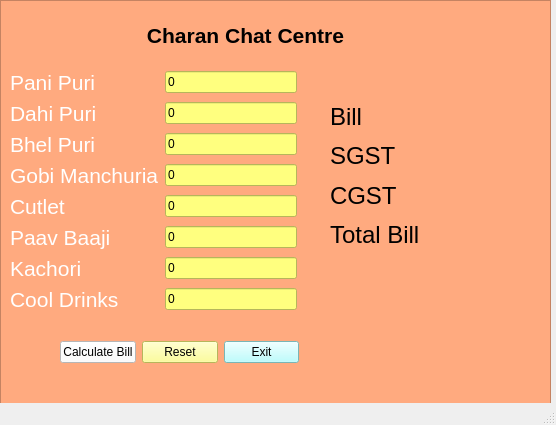
<?xml version="1.0" encoding="UTF-8"?>
<ui version="4.0">
 <class>MainWindow</class>
 <widget class="QMainWindow" name="MainWindow">
  <property name="geometry">
   <rect>
    <x>0</x>
    <y>0</y>
    <width>556</width>
    <height>425</height>
   </rect>
  </property>
  <property name="windowTitle">
   <string>MainWindow</string>
  </property>
  <widget class="QWidget" name="centralwidget">
   <widget class="QFrame" name="frame">
    <property name="geometry">
     <rect>
      <x>0</x>
      <y>0</y>
      <width>551</width>
      <height>431</height>
     </rect>
    </property>
    <property name="styleSheet">
     <string notr="true">background-color: rgb(255, 170, 127);</string>
    </property>
    <property name="frameShape">
     <enum>QFrame::StyledPanel</enum>
    </property>
    <property name="frameShadow">
     <enum>QFrame::Raised</enum>
    </property>
    <widget class="QLabel" name="label">
     <property name="geometry">
      <rect>
       <x>90</x>
       <y>10</y>
       <width>311</width>
       <height>51</height>
      </rect>
     </property>
     <property name="font">
      <font>
       <pointsize>16</pointsize>
       <weight>75</weight>
       <bold>true</bold>
      </font>
     </property>
     <property name="text">
      <string>Charan Chat Centre</string>
     </property>
     <property name="alignment">
      <set>Qt::AlignCenter</set>
     </property>
    </widget>
    <widget class="QWidget" name="">
     <property name="geometry">
      <rect>
       <x>10</x>
       <y>70</y>
       <width>287</width>
       <height>244</height>
      </rect>
     </property>
     <layout class="QGridLayout" name="gridLayout">
      <item row="0" column="0">
       <widget class="QLabel" name="label_2">
        <property name="font">
         <font>
          <pointsize>16</pointsize>
         </font>
        </property>
        <property name="styleSheet">
         <string notr="true">color: rgb(255, 255, 255);</string>
        </property>
        <property name="text">
         <string>Pani Puri</string>
        </property>
       </widget>
      </item>
      <item row="0" column="1">
       <widget class="QLineEdit" name="lineEdit">
        <property name="styleSheet">
         <string notr="true">background-color: rgb(255, 255, 127);</string>
        </property>
        <property name="text">
         <string>0</string>
        </property>
       </widget>
      </item>
      <item row="1" column="0">
       <widget class="QLabel" name="label_3">
        <property name="font">
         <font>
          <pointsize>16</pointsize>
         </font>
        </property>
        <property name="styleSheet">
         <string notr="true">color: rgb(255, 255, 255);</string>
        </property>
        <property name="text">
         <string>Dahi Puri</string>
        </property>
       </widget>
      </item>
      <item row="1" column="1">
       <widget class="QLineEdit" name="lineEdit_2">
        <property name="styleSheet">
         <string notr="true">background-color: rgb(255, 255, 127);</string>
        </property>
        <property name="text">
         <string>0</string>
        </property>
       </widget>
      </item>
      <item row="2" column="0">
       <widget class="QLabel" name="label_4">
        <property name="font">
         <font>
          <pointsize>16</pointsize>
         </font>
        </property>
        <property name="styleSheet">
         <string notr="true">color: rgb(255, 255, 255);</string>
        </property>
        <property name="text">
         <string>Bhel Puri</string>
        </property>
       </widget>
      </item>
      <item row="2" column="1">
       <widget class="QLineEdit" name="lineEdit_3">
        <property name="styleSheet">
         <string notr="true">background-color: rgb(255, 255, 127);</string>
        </property>
        <property name="text">
         <string>0</string>
        </property>
       </widget>
      </item>
      <item row="3" column="0">
       <widget class="QLabel" name="label_5">
        <property name="font">
         <font>
          <pointsize>16</pointsize>
         </font>
        </property>
        <property name="styleSheet">
         <string notr="true">color: rgb(255, 255, 255);</string>
        </property>
        <property name="text">
         <string>Gobi Manchuria</string>
        </property>
       </widget>
      </item>
      <item row="3" column="1">
       <widget class="QLineEdit" name="lineEdit_4">
        <property name="styleSheet">
         <string notr="true">background-color: rgb(255, 255, 127);</string>
        </property>
        <property name="text">
         <string>0</string>
        </property>
       </widget>
      </item>
      <item row="4" column="0">
       <widget class="QLabel" name="label_6">
        <property name="font">
         <font>
          <pointsize>16</pointsize>
         </font>
        </property>
        <property name="styleSheet">
         <string notr="true">color: rgb(255, 255, 255);</string>
        </property>
        <property name="text">
         <string>Cutlet</string>
        </property>
       </widget>
      </item>
      <item row="4" column="1">
       <widget class="QLineEdit" name="lineEdit_5">
        <property name="styleSheet">
         <string notr="true">background-color: rgb(255, 255, 127);</string>
        </property>
        <property name="text">
         <string>0</string>
        </property>
       </widget>
      </item>
      <item row="5" column="0">
       <widget class="QLabel" name="label_7">
        <property name="font">
         <font>
          <pointsize>16</pointsize>
         </font>
        </property>
        <property name="styleSheet">
         <string notr="true">color: rgb(255, 255, 255);</string>
        </property>
        <property name="text">
         <string>Paav Baaji</string>
        </property>
       </widget>
      </item>
      <item row="5" column="1">
       <widget class="QLineEdit" name="lineEdit_6">
        <property name="styleSheet">
         <string notr="true">background-color: rgb(255, 255, 127);</string>
        </property>
        <property name="text">
         <string>0</string>
        </property>
       </widget>
      </item>
      <item row="6" column="0">
       <widget class="QLabel" name="label_8">
        <property name="font">
         <font>
          <pointsize>16</pointsize>
         </font>
        </property>
        <property name="styleSheet">
         <string notr="true">color: rgb(255, 255, 255);</string>
        </property>
        <property name="text">
         <string>Kachori</string>
        </property>
       </widget>
      </item>
      <item row="6" column="1">
       <widget class="QLineEdit" name="lineEdit_7">
        <property name="styleSheet">
         <string notr="true">background-color: rgb(255, 255, 127);</string>
        </property>
        <property name="text">
         <string>0</string>
        </property>
       </widget>
      </item>
      <item row="7" column="0">
       <widget class="QLabel" name="label_9">
        <property name="font">
         <font>
          <pointsize>16</pointsize>
         </font>
        </property>
        <property name="styleSheet">
         <string notr="true">color: rgb(255, 255, 255);</string>
        </property>
        <property name="text">
         <string>Cool Drinks</string>
        </property>
       </widget>
      </item>
      <item row="7" column="1">
       <widget class="QLineEdit" name="lineEdit_8">
        <property name="styleSheet">
         <string notr="true">background-color: rgb(255, 255, 127);</string>
        </property>
        <property name="text">
         <string>0</string>
        </property>
       </widget>
      </item>
     </layout>
    </widget>
    <widget class="QWidget" name="">
     <property name="geometry">
      <rect>
       <x>60</x>
       <y>340</y>
       <width>239</width>
       <height>25</height>
      </rect>
     </property>
     <layout class="QGridLayout" name="gridLayout_2">
      <item row="0" column="0">
       <widget class="QPushButton" name="pushButton">
        <property name="styleSheet">
         <string notr="true">background-color: rgb(255, 255, 255);</string>
        </property>
        <property name="text">
         <string>Calculate Bill</string>
        </property>
       </widget>
      </item>
      <item row="0" column="1">
       <widget class="QPushButton" name="pushButton_2">
        <property name="styleSheet">
         <string notr="true">background-color: rgb(255, 255, 127);</string>
        </property>
        <property name="text">
         <string>Reset</string>
        </property>
       </widget>
      </item>
      <item row="0" column="2">
       <widget class="QPushButton" name="pushButton_3">
        <property name="styleSheet">
         <string notr="true">background-color: rgb(170, 255, 255);</string>
        </property>
        <property name="text">
         <string>Exit</string>
        </property>
       </widget>
      </item>
     </layout>
    </widget>
    <widget class="QWidget" name="">
     <property name="geometry">
      <rect>
       <x>330</x>
       <y>100</y>
       <width>211</width>
       <height>151</height>
      </rect>
     </property>
     <layout class="QGridLayout" name="gridLayout_3">
      <item row="0" column="0">
       <widget class="QLabel" name="label_10">
        <property name="font">
         <font>
          <pointsize>18</pointsize>
         </font>
        </property>
        <property name="text">
         <string>Bill</string>
        </property>
       </widget>
      </item>
      <item row="0" column="1">
       <widget class="QLabel" name="label_11">
        <property name="font">
         <font>
          <pointsize>18</pointsize>
         </font>
        </property>
        <property name="styleSheet">
         <string notr="true">color: rgb(255, 255, 255);</string>
        </property>
        <property name="text">
         <string/>
        </property>
       </widget>
      </item>
      <item row="1" column="0">
       <widget class="QLabel" name="label_13">
        <property name="font">
         <font>
          <pointsize>18</pointsize>
         </font>
        </property>
        <property name="text">
         <string>SGST</string>
        </property>
       </widget>
      </item>
      <item row="1" column="1">
       <widget class="QLabel" name="label_12">
        <property name="font">
         <font>
          <pointsize>18</pointsize>
         </font>
        </property>
        <property name="styleSheet">
         <string notr="true">color: rgb(255, 255, 255);</string>
        </property>
        <property name="text">
         <string/>
        </property>
       </widget>
      </item>
      <item row="2" column="0">
       <widget class="QLabel" name="label_15">
        <property name="font">
         <font>
          <pointsize>18</pointsize>
         </font>
        </property>
        <property name="text">
         <string>CGST</string>
        </property>
       </widget>
      </item>
      <item row="2" column="1">
       <widget class="QLabel" name="label_14">
        <property name="font">
         <font>
          <pointsize>18</pointsize>
         </font>
        </property>
        <property name="styleSheet">
         <string notr="true">color: rgb(255, 255, 255);</string>
        </property>
        <property name="text">
         <string/>
        </property>
       </widget>
      </item>
      <item row="3" column="0">
       <widget class="QLabel" name="label_17">
        <property name="font">
         <font>
          <pointsize>18</pointsize>
         </font>
        </property>
        <property name="text">
         <string>Total Bill</string>
        </property>
       </widget>
      </item>
      <item row="3" column="1">
       <widget class="QLabel" name="label_16">
        <property name="font">
         <font>
          <pointsize>18</pointsize>
         </font>
        </property>
        <property name="styleSheet">
         <string notr="true">color: rgb(255, 255, 255);</string>
        </property>
        <property name="text">
         <string/>
        </property>
       </widget>
      </item>
     </layout>
    </widget>
   </widget>
  </widget>
  <widget class="QStatusBar" name="statusbar"/>
 </widget>
 <resources/>
 <connections/>
</ui>
